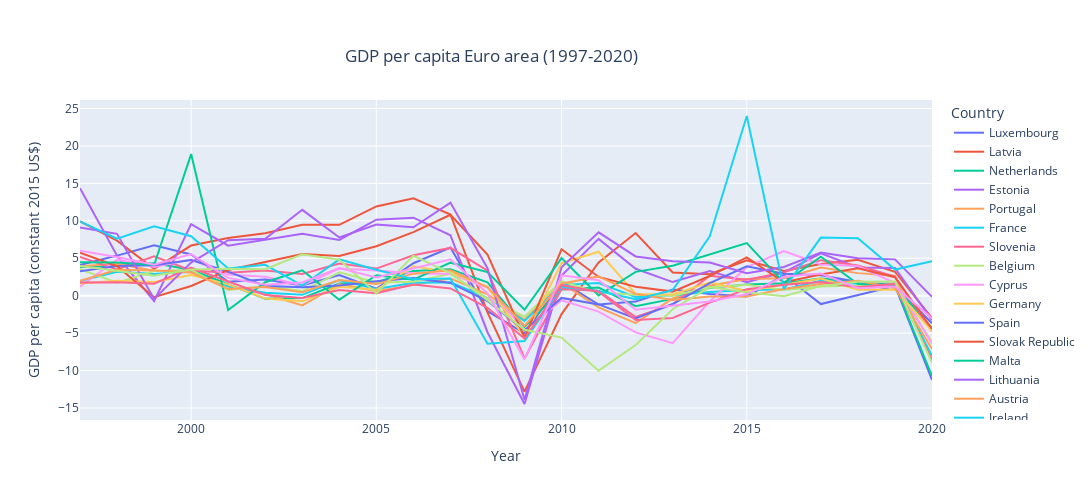

Notebook code for this chart:
### Code cell
fig=df.plot(title= "GDP per capita Euro area (1997-2020)",labels={"index":"Year","value":"GDP per capita (constant 2015 US$)"})
fig.update_layout(
    autosize=False,
    width=1500,
    height=500,
    title={'y':0.9,'x':0.45,'xanchor':'center','yanchor':'top'}
    )
fig.show()

### Figure 1 — Plotly figure (JSON) as saved in the notebook; plotly's stock layout.template omitted (floating-point values rounded to 4 significant figures)
{"data": [{"hovertemplate": "Country=Luxembourg<br>Year=%{x}<br>GDP per capita (constant 2015 US$)=%{y}<extra></extra>", "legendgroup": "Luxembourg", "line": {"color": "#636efa", "dash": "solid"}, "marker": {"symbol": "circle"}, "mode": "lines", "name": "Luxembourg", "orientation": "v", "showlegend": true, "type": "scatter", "x": [1997, 1998, 1999, 2000, 2001, 2002, 2003, 2004, 2005, 2006, 2007, 2008, 2009, 2010, 2011, 2012, 2013, 2014, 2015, 2016, 2017, 2018, 2019, 2020], "xaxis": "x", "y": [4.107, 5.356, 6.724, 5.51, 1.855, 2.15, 1.38, 2.761, 0.9268, 4.339, 6.442, -2.066, -5.014, 1.884, -1.177, -0.7622, 0.8147, 0.2326, -0.1155, 2.74, -1.116, 0.05573, 1.276, -3.683], "yaxis": "y"}, {"hovertemplate": "Country=Latvia<br>Year=%{x}<br>GDP per capita (constant 2015 US$)=%{y}<extra></extra>", "legendgroup": "Latvia", "line": {"color": "#EF553B", "dash": "solid"}, "marker": {"symbol": "circle"}, "mode": "lines", "name": "Latvia", "orientation": "v", "showlegend": true, "type": "scatter", "x": [1997, 1998, 1999, 2000, 2001, 2002, 2003, 2004, 2005, 2006, 2007, 2008, 2009, 2010, 2011, 2012, 2013, 2014, 2015, 2016, 2017, 2018, 2019, 2020], "xaxis": "x", "y": [9.927, 7.343, 3.596, 6.699, 7.71, 8.339, 9.475, 9.47, 11.92, 13.0, 10.84, -2.221, -12.82, -2.462, 4.449, 8.373, 3.109, 2.864, 4.739, 3.307, 4.233, 4.803, 3.199, -2.996], "yaxis": "y"}, {"hovertemplate": "Country=Netherlands<br>Year=%{x}<br>GDP per capita (constant 2015 US$)=%{y}<extra></extra>", "legendgroup": "Netherlands", "line": {"color": "#00cc96", "dash": "solid"}, "marker": {"symbol": "circle"}, "mode": "lines", "name": "Netherlands", "orientation": "v", "showlegend": true, "type": "scatter", "x": [1997, 1998, 1999, 2000, 2001, 2002, 2003, 2004, 2005, 2006, 2007, 2008, 2009, 2010, 2011, 2012, 2013, 2014, 2015, 2016, 2017, 2018, 2019, 2020], "xaxis": "x", "y": [3.793, 4.021, 4.337, 3.454, 1.557, -0.4204, -0.3158, 1.631, 1.813, 3.295, 3.547, 1.773, -4.161, 0.8243, 1.079, -1.396, -0.4242, 1.059, 1.508, 1.649, 2.304, 1.765, 1.29, -4.33], "yaxis": "y"}, {"hovertemplate": "Country=Estonia<br>Year=%{x}<br>GDP per capita (constant 2015 US$)=%{y}<extra></extra>", "legendgroup": "Estonia", "line": {"color": "#ab63fa", "dash": "solid"}, "marker": {"symbol": "circle"}, "mode": "lines", "name": "Estonia", "orientation": "v", "showlegend": true, "type": "scatter", "x": [1997, 1998, 1999, 2000, 2001, 2002, 2003, 2004, 2005, 2006, 2007, 2008, 2009, 2010, 2011, 2012, 2013, 2014, 2015, 2016, 2017, 2018, 2019, 2020], "xaxis": "x", "y": [14.35, 5.347, -0.7178, 9.556, 6.681, 7.45, 8.278, 7.444, 10.15, 10.41, 8.071, -4.877, -14.46, 2.678, 7.589, 3.598, 1.82, 3.282, 1.786, 3.126, 5.664, 3.772, 3.71, -3.254], "yaxis": "y"}, {"hovertemplate": "Country=Portugal<br>Year=%{x}<br>GDP per capita (constant 2015 US$)=%{y}<extra></extra>", "legendgroup": "Portugal", "line": {"color": "#FFA15A", "dash": "solid"}, "marker": {"symbol": "circle"}, "mode": "lines", "name": "Portugal", "orientation": "v", "showlegend": true, "type": "scatter", "x": [1997, 1998, 1999, 2000, 2001, 2002, 2003, 2004, 2005, 2006, 2007, 2008, 2009, 2010, 2011, 2012, 2013, 2014, 2015, 2016, 2017, 2018, 2019, 2020], "xaxis": "x", "y": [3.936, 4.28, 3.321, 3.089, 1.227, 0.2205, -1.302, 1.546, 0.595, 1.442, 2.306, 0.1747, -3.214, 1.691, -1.551, -3.668, -0.3774, 1.337, 2.214, 2.342, 3.759, 3.014, 2.658, -8.614], "yaxis": "y"}, {"hovertemplate": "Country=France<br>Year=%{x}<br>GDP per capita (constant 2015 US$)=%{y}<extra></extra>", "legendgroup": "France", "line": {"color": "#19d3f3", "dash": "solid"}, "marker": {"symbol": "circle"}, "mode": "lines", "name": "France", "orientation": "v", "showlegend": true, "type": "scatter", "x": [1997, 1998, 1999, 2000, 2001, 2002, 2003, 2004, 2005, 2006, 2007, 2008, 2009, 2010, 2011, 2012, 2013, 2014, 2015, 2016, 2017, 2018, 2019, 2020], "xaxis": "x", "y": [1.975, 3.208, 2.891, 3.214, 1.244, 0.4027, 0.1111, 2.075, 0.8998, 1.738, 1.793, -0.3038, -3.372, 1.447, 1.7, -0.1712, 0.05992, 0.4791, 0.754, 0.8291, 1.995, 1.586, 1.62, -8.05], "yaxis": "y"}, {"hovertemplate": "Country=Slovenia<br>Year=%{x}<br>GDP per capita (constant 2015 US$)=%{y}<extra></extra>", "legendgroup": "Slovenia", "line": {"color": "#FF6692", "dash": "solid"}, "marker": {"symbol": "circle"}, "mode": "lines", "name": "Slovenia", "orientation": "v", "showlegend": true, "type": "scatter", "x": [1997, 1998, 1999, 2000, 2001, 2002, 2003, 2004, 2005, 2006, 2007, 2008, 2009, 2010, 2011, 2012, 2013, 2014, 2015, 2016, 2017, 2018, 2019, 2020], "xaxis": "x", "y": [5.191, 3.505, 5.257, 3.366, 3.054, 3.377, 2.898, 4.292, 3.618, 5.409, 6.384, 3.346, -8.38, 0.9028, 0.652, -2.844, -1.164, 2.667, 2.133, 3.116, 4.747, 4.045, 2.534, -4.765], "yaxis": "y"}, {"hovertemplate": "Country=Belgium<br>Year=%{x}<br>GDP per capita (constant 2015 US$)=%{y}<extra></extra>", "legendgroup": "Belgium", "line": {"color": "#B6E880", "dash": "solid"}, "marker": {"symbol": "circle"}, "mode": "lines", "name": "Belgium", "orientation": "v", "showlegend": true, "type": "scatter", "x": [1997, 1998, 1999, 2000, 2001, 2002, 2003, 2004, 2005, 2006, 2007, 2008, 2009, 2010, 2011, 2012, 2013, 2014, 2015, 2016, 2017, 2018, 2019, 2020], "xaxis": "x", "y": [3.543, 1.744, 3.306, 3.465, 0.7525, 1.252, 0.6159, 3.124, 1.76, 1.878, 2.918, -0.3435, -2.806, 1.929, 0.38, 0.1164, -0.01315, 1.129, 1.452, 0.7553, 1.229, 1.357, 1.599, -6.207], "yaxis": "y"}, {"hovertemplate": "Country=Cyprus<br>Year=%{x}<br>GDP per capita (constant 2015 US$)=%{y}<extra></extra>", "legendgroup": "Cyprus", "line": {"color": "#FF97FF", "dash": "solid"}, "marker": {"symbol": "circle"}, "mode": "lines", "name": "Cyprus", "orientation": "v", "showlegend": true, "type": "scatter", "x": [1997, 1998, 1999, 2000, 2001, 2002, 2003, 2004, 2005, 2006, 2007, 2008, 2009, 2010, 2011, 2012, 2013, 2014, 2015, 2016, 2017, 2018, 2019, 2020], "xaxis": "x", "y": [1.196, 4.818, 3.83, 4.844, 2.838, 2.541, 1.384, 3.631, 3.354, 2.981, 2.884, 1.077, -4.611, -0.6187, -2.128, -4.907, -6.336, -0.7428, 3.808, 5.951, 4.181, 3.965, 1.687, -6.393], "yaxis": "y"}, {"hovertemplate": "Country=Germany<br>Year=%{x}<br>GDP per capita (constant 2015 US$)=%{y}<extra></extra>", "legendgroup": "Germany", "line": {"color": "#FECB52", "dash": "solid"}, "marker": {"symbol": "circle"}, "mode": "lines", "name": "Germany", "orientation": "v", "showlegend": true, "type": "scatter", "x": [1997, 1998, 1999, 2000, 2001, 2002, 2003, 2004, 2005, 2006, 2007, 2008, 2009, 2010, 2011, 2012, 2013, 2014, 2015, 2016, 2017, 2018, 2019, 2020], "xaxis": "x", "y": [1.643, 1.998, 1.821, 2.773, 1.511, -0.3656, -0.7551, 1.197, 0.7889, 3.934, 3.114, 1.152, -5.455, 4.34, 5.87, 0.2302, 0.1639, 1.784, 0.6171, 1.408, 2.297, 0.7827, 0.8279, -4.739], "yaxis": "y"}, {"hovertemplate": "Country=Spain<br>Year=%{x}<br>GDP per capita (constant 2015 US$)=%{y}<extra></extra>", "legendgroup": "Spain", "line": {"color": "#636efa", "dash": "solid"}, "marker": {"symbol": "circle"}, "mode": "lines", "name": "Spain", "orientation": "v", "showlegend": true, "type": "scatter", "x": [1997, 1998, 1999, 2000, 2001, 2002, 2003, 2004, 2005, 2006, 2007, 2008, 2009, 2010, 2011, 2012, 2013, 2014, 2015, 2016, 2017, 2018, 2019, 2020], "xaxis": "x", "y": [3.269, 3.962, 4.068, 4.776, 3.214, 1.29, 1.136, 1.359, 1.916, 2.358, 1.705, -0.7096, -4.612, -0.2971, -1.166, -3.022, -1.112, 1.687, 3.916, 2.944, 2.732, 1.842, 1.358, -11.23], "yaxis": "y"}, {"hovertemplate": "Country=Slovak Republic<br>Year=%{x}<br>GDP per capita (constant 2015 US$)=%{y}<extra></extra>", "legendgroup": "Slovak Republic", "line": {"color": "#EF553B", "dash": "solid"}, "marker": {"symbol": "circle"}, "mode": "lines", "name": "Slovak Republic", "orientation": "v", "showlegend": true, "type": "scatter", "x": [1997, 1998, 1999, 2000, 2001, 2002, 2003, 2004, 2005, 2006, 2007, 2008, 2009, 2010, 2011, 2012, 2013, 2014, 2015, 2016, 2017, 2018, 2019, 2020], "xaxis": "x", "y": [5.73, 3.937, -0.2078, 1.304, 3.443, 4.547, 5.569, 5.3, 6.613, 8.488, 10.8, 5.484, -5.581, 6.194, 2.505, 1.186, 0.5467, 2.625, 5.116, 1.8, 2.821, 3.651, 2.467, -4.441], "yaxis": "y"}, {"hovertemplate": "Country=Malta<br>Year=%{x}<br>GDP per capita (constant 2015 US$)=%{y}<extra></extra>", "legendgroup": "Malta", "line": {"color": "#00cc96", "dash": "solid"}, "marker": {"symbol": "circle"}, "mode": "lines", "name": "Malta", "orientation": "v", "showlegend": true, "type": "scatter", "x": [1997, 1998, 1999, 2000, 2001, 2002, 2003, 2004, 2005, 2006, 2007, 2008, 2009, 2010, 2011, 2012, 2013, 2014, 2015, 2016, 2017, 2018, 2019, 2020], "xaxis": "x", "y": [4.463, 4.445, 4.101, 18.91, -1.914, 1.803, 3.392, -0.53, 2.727, 2.137, 4.41, 3.153, -1.876, 5.026, 0.04227, 3.186, 4.003, 5.506, 7.023, 1.736, 5.199, 1.57, 1.471, -10.76], "yaxis": "y"}, {"hovertemplate": "Country=Lithuania<br>Year=%{x}<br>GDP per capita (constant 2015 US$)=%{y}<extra></extra>", "legendgroup": "Lithuania", "line": {"color": "#ab63fa", "dash": "solid"}, "marker": {"symbol": "circle"}, "mode": "lines", "name": "Lithuania", "orientation": "v", "showlegend": true, "type": "scatter", "x": [1997, 1998, 1999, 2000, 2001, 2002, 2003, 2004, 2005, 2006, 2007, 2008, 2009, 2010, 2011, 2012, 2013, 2014, 2015, 2016, 2017, 2018, 2019, 2020], "xaxis": "x", "y": [9.113, 8.257, -0.4377, 4.427, 7.408, 7.612, 11.47, 7.773, 9.501, 9.143, 12.44, 3.675, -13.89, 3.805, 8.461, 5.246, 4.603, 4.431, 2.989, 3.83, 5.751, 4.99, 4.851, -0.1526], "yaxis": "y"}, {"hovertemplate": "Country=Austria<br>Year=%{x}<br>GDP per capita (constant 2015 US$)=%{y}<extra></extra>", "legendgroup": "Austria", "line": {"color": "#FFA15A", "dash": "solid"}, "marker": {"symbol": "circle"}, "mode": "lines", "name": "Austria", "orientation": "v", "showlegend": true, "type": "scatter", "x": [1997, 1998, 1999, 2000, 2001, 2002, 2003, 2004, 2005, 2006, 2007, 2008, 2009, 2010, 2011, 2012, 2013, 2014, 2015, 2016, 2017, 2018, 2019, 2020], "xaxis": "x", "y": [1.978, 3.468, 3.355, 3.127, 0.8803, 1.153, 0.4509, 2.1, 1.55, 2.943, 3.392, 1.143, -4.016, 1.593, 2.576, 0.2225, -0.5623, -0.1224, -0.1115, 0.8925, 1.551, 2.004, 1.041, -7.124], "yaxis": "y"}, {"hovertemplate": "Country=Ireland<br>Year=%{x}<br>GDP per capita (constant 2015 US$)=%{y}<extra></extra>", "legendgroup": "Ireland", "line": {"color": "#19d3f3", "dash": "solid"}, "marker": {"symbol": "circle"}, "mode": "lines", "name": "Ireland", "orientation": "v", "showlegend": true, "type": "scatter", "x": [1997, 1998, 1999, 2000, 2001, 2002, 2003, 2004, 2005, 2006, 2007, 2008, 2009, 2010, 2011, 2012, 2013, 2014, 2015, 2016, 2017, 2018, 2019, 2020], "xaxis": "x", "y": [9.907, 7.629, 9.284, 7.951, 3.641, 4.127, 1.345, 4.851, 3.457, 2.188, 2.305, -6.414, -6.059, 1.202, 0.6288, -0.475, 0.7352, 7.922, 24.0, 0.8968, 7.76, 7.688, 3.492, 4.587], "yaxis": "y"}, {"hovertemplate": "Country=Italy<br>Year=%{x}<br>GDP per capita (constant 2015 US$)=%{y}<extra></extra>", "legendgroup": "Italy", "line": {"color": "#FF6692", "dash": "solid"}, "marker": {"symbol": "circle"}, "mode": "lines", "name": "Italy", "orientation": "v", "showlegend": true, "type": "scatter", "x": [1997, 1998, 1999, 2000, 2001, 2002, 2003, 2004, 2005, 2006, 2007, 2008, 2009, 2010, 2011, 2012, 2013, 2014, 2015, 2016, 2017, 2018, 2019, 2020], "xaxis": "x", "y": [1.776, 1.781, 1.609, 3.74, 1.894, 0.1048, -0.3055, 0.7693, 0.3237, 1.485, 0.9759, -1.616, -5.712, 1.401, 0.5343, -3.242, -2.972, -0.9178, 0.8755, 1.466, 1.82, 1.118, 1.575, -8.671], "yaxis": "y"}, {"hovertemplate": "Country=Greece<br>Year=%{x}<br>GDP per capita (constant 2015 US$)=%{y}<extra></extra>", "legendgroup": "Greece", "line": {"color": "#B6E880", "dash": "solid"}, "marker": {"symbol": "circle"}, "mode": "lines", "name": "Greece", "orientation": "v", "showlegend": true, "type": "scatter", "x": [1997, 1998, 1999, 2000, 2001, 2002, 2003, 2004, 2005, 2006, 2007, 2008, 2009, 2010, 2011, 2012, 2013, 2014, 2015, 2016, 2017, 2018, 2019, 2020], "xaxis": "x", "y": [3.97, 3.321, 2.678, 3.496, 3.592, 3.543, 5.542, 4.801, 0.3046, 5.336, 3.011, -0.5994, -4.552, -5.6, -10.02, -6.583, -1.807, 1.147, 0.4637, -0.07242, 1.292, 1.875, 1.911, -8.968], "yaxis": "y"}, {"hovertemplate": "Country=Finland<br>Year=%{x}<br>GDP per capita (constant 2015 US$)=%{y}<extra></extra>", "legendgroup": "Finland", "line": {"color": "#FF97FF", "dash": "solid"}, "marker": {"symbol": "circle"}, "mode": "lines", "name": "Finland", "orientation": "v", "showlegend": true, "type": "scatter", "x": [1997, 1998, 1999, 2000, 2001, 2002, 2003, 2004, 2005, 2006, 2007, 2008, 2009, 2010, 2011, 2012, 2013, 2014, 2015, 2016, 2017, 2018, 2019, 2020], "xaxis": "x", "y": [6.018, 5.178, 4.138, 5.554, 2.377, 1.461, 1.761, 3.691, 2.429, 3.629, 4.852, 0.3159, -8.513, 2.715, 2.073, -1.866, -1.357, -0.7761, 0.213, 2.516, 2.951, 1.008, 1.232, -3.031], "yaxis": "y"}], "layout": {"autosize": false, "height": 500, "legend": {"title": {"text": "Country"}, "tracegroupgap": 0}, "title": {"text": "GDP per capita Euro area (1997-2020)", "x": 0.45, "xanchor": "center", "y": 0.9, "yanchor": "top"}, "width": 1500, "xaxis": {"anchor": "y", "autorange": true, "domain": [0, 1], "range": [1997, 2020], "title": {"text": "Year"}, "type": "linear"}, "yaxis": {"anchor": "x", "autorange": true, "domain": [0, 1], "range": [-16.6, 26.14], "title": {"text": "GDP per capita (constant 2015 US$)"}, "type": "linear"}}}
